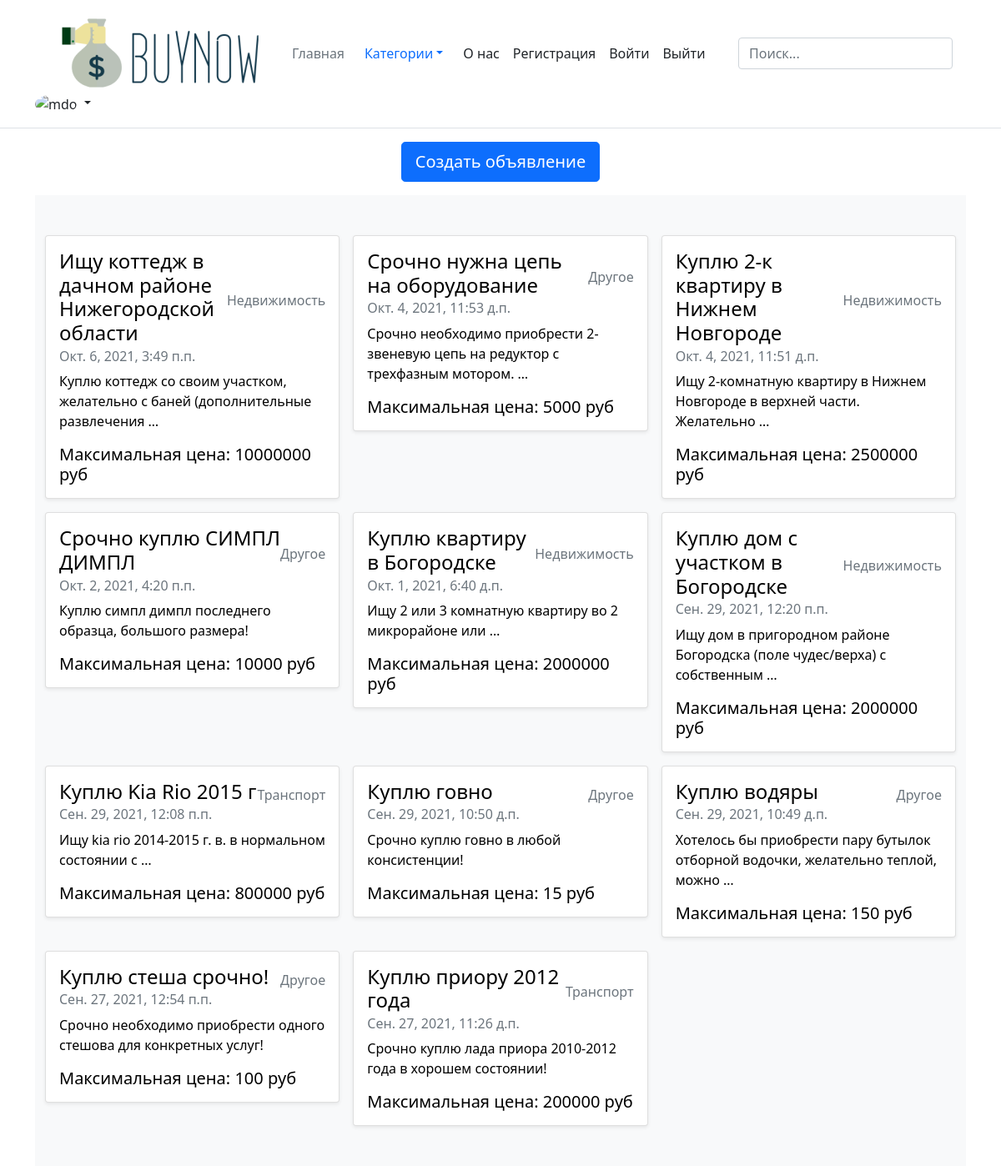
The page / on the database its author committed.
### category_real_estate/models.py (models this page shows)
class Real_Estate_Ad(Ad):
    category = 'Недвижимость'
    square = models.PositiveIntegerField('Площадь')
    location = models.CharField('Район', max_length=100)
    class Meta:
        verbose_name = 'Недвижимость'
        verbose_name_plural = 'Недвижимость'

### category_other/models.py (models this page shows)
class Other_Ad(Ad):
    category = 'Другое'
    class Meta:
        verbose_name = 'Другое'
        verbose_name_plural = 'Другое'

### category_transport/models.py (models this page shows)
class Transport_Ad(Ad):
    category = 'Транспорт'
    brand = models.CharField('Марка', max_length=40)
    model = models.CharField('Модель', max_length=60)
    year = models.PositiveIntegerField('Год')
    class Meta:
        verbose_name = 'Транспорт'
        verbose_name_plural = 'Транспорт'

### ad/views.py (the view)
# urls.py: path('', views.main, name='main'),
def main(request):
    context = get_all_ads()
    return render(request, 'ad/main.html', context)

### ad/services.py (called while the page is built)
def get_all_ads():
    transport = Transport_Ad.objects.all()
    houses = Real_Estate_Ad.objects.all()
    other = Other_Ad.objects.all()
    result = sorted(chain(transport, houses, other), key=attrgetter('date'), reverse=True)
    return {'ads' : result}

### ad/templates/ad/main.html (shortened to what this page needs)
{% extends 'ad/base.html' %}
{% block content %}
    <div class="mb-3 d-sm-flex justify-content-sm-center">
        <a class="btn btn-primary btn-lg px-3 gap-3" href="{% url 'choose_category' %}" >Создать объявление</a>
    </div>
    {% include 'ad/list_view.html' %}
{% endblock %}

### ad/templates/ad/list_view.html
<div class="album py-5 bg-light">
    <div class="container">
      <div class="row row-cols-1 row-cols-sm-2 row-cols-md-3 g-3">
        {% for ad in ads %}
          <div class="col">
            <div class="card shadow-sm">
              <a class="custom-a" href="{{ ad.category }}/{{ ad.id }}">
                <div class="card-body">
                  <div class="d-flex justify-content-between align-items-center">
                    <h4 class="card-title">{{ ad.title }}</h4>
                    <p class="card-text text-muted">{{ ad.category }}</p>
                  </div>
                      <h6 class="card-subtitle mb-2 text-muted">{{ ad.date }}</h6>
                    <p class="card-text" >{{ ad.text|truncatewords:10 }}</p>
                    <div class="d-flex justify-content-between align-items-center">
                        <h5 class="card-text">Максимальная цена: {{ ad.max_price }} руб</h5>
                    </div>
                </div>
              </a>
            </div>
          </div>
        {% endfor %}
      </div>
    </div>
  </div>

### static/css/custom.css (style rules this page uses)
.custom-a { color: black; text-decoration: none; }

### rows shown on the page
Real_Estate_Ad: title "Ищу коттедж в дачном районе Нижегородской области", category "Недвижимость", date "Окт. 6, 2021, 3:49 п.п.", text "Куплю коттедж со своим участком, желательно с баней (дополнительные развлечения …", max_price "10000000"
Other_Ad: title "Срочно нужна цепь на оборудование", category "Другое", date "Окт. 4, 2021, 11:53 д.п.", text "Срочно необходимо приобрести 2-звеневую цепь на редуктор с трехфазным мотором. …", max_price "5000"
Real_Estate_Ad: title "Куплю 2-к квартиру в Нижнем Новгороде", category "Недвижимость", date "Окт. 4, 2021, 11:51 д.п.", text "Ищу 2-комнатную квартиру в Нижнем Новгороде в верхней части. Желательно …", max_price "2500000"
Other_Ad: title "Срочно куплю СИМПЛ ДИМПЛ", category "Другое", date "Окт. 2, 2021, 4:20 п.п.", text "Куплю симпл димпл последнего образца, большого размера!", max_price "10000"
Real_Estate_Ad: title "Куплю квартиру в Богородске", category "Недвижимость", date "Окт. 1, 2021, 6:40 д.п.", text "Ищу 2 или 3 комнатную квартиру во 2 микрорайоне или …", max_price "2000000"
Real_Estate_Ad: title "Куплю дом с участком в Богородске", category "Недвижимость", date "Сен. 29, 2021, 12:20 п.п.", text "Ищу дом в пригородном районе Богородска (поле чудес/верха) с собственным …", max_price "2000000"
Transport_Ad: title "Куплю Kia Rio 2015 г", category "Транспорт", date "Сен. 29, 2021, 12:08 п.п.", text "Ищу kia rio 2014-2015 г. в. в нормальном состоянии с …", max_price "800000"
Other_Ad: title "Куплю говно", category "Другое", date "Сен. 29, 2021, 10:50 д.п.", text "Срочно куплю говно в любой консистенции!", max_price "15"
Other_Ad: title "Куплю водяры", category "Другое", date "Сен. 29, 2021, 10:49 д.п.", text "Хотелось бы приобрести пару бутылок отборной водочки, желательно теплой, можно …", max_price "150"
Other_Ad: title "Куплю стеша срочно!", category "Другое", date "Сен. 27, 2021, 12:54 п.п.", text "Срочно необходимо приобрести одного стешова для конкретных услуг!", max_price "100"
Transport_Ad: title "Куплю приору 2012 года", category "Транспорт", date "Сен. 27, 2021, 11:26 д.п.", text "Срочно куплю лада приора 2010-2012 года в хорошем состоянии!", max_price "200000"
